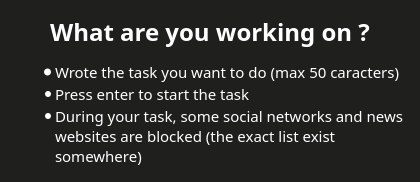
<?xml version="1.0" encoding="UTF-8"?>
<ui version="4.0">
 <class>ProTipsWidget</class>
 <widget class="QWidget" name="ProTipsWidget">
  <property name="geometry">
   <rect>
    <x>0</x>
    <y>0</y>
    <width>420</width>
    <height>182</height>
   </rect>
  </property>
  <property name="sizePolicy">
   <sizepolicy hsizetype="Preferred" vsizetype="Maximum">
    <horstretch>0</horstretch>
    <verstretch>0</verstretch>
   </sizepolicy>
  </property>
  <property name="palette">
   <palette>
    <active>
     <colorrole role="WindowText">
      <brush brushstyle="SolidPattern">
       <color alpha="255">
        <red>255</red>
        <green>255</green>
        <blue>255</blue>
       </color>
      </brush>
     </colorrole>
     <colorrole role="Button">
      <brush brushstyle="SolidPattern">
       <color alpha="255">
        <red>31</red>
        <green>31</green>
        <blue>30</blue>
       </color>
      </brush>
     </colorrole>
     <colorrole role="Light">
      <brush brushstyle="SolidPattern">
       <color alpha="255">
        <red>0</red>
        <green>0</green>
        <blue>0</blue>
       </color>
      </brush>
     </colorrole>
     <colorrole role="Midlight">
      <brush brushstyle="SolidPattern">
       <color alpha="255">
        <red>0</red>
        <green>0</green>
        <blue>0</blue>
       </color>
      </brush>
     </colorrole>
     <colorrole role="Dark">
      <brush brushstyle="SolidPattern">
       <color alpha="255">
        <red>0</red>
        <green>0</green>
        <blue>0</blue>
       </color>
      </brush>
     </colorrole>
     <colorrole role="Mid">
      <brush brushstyle="SolidPattern">
       <color alpha="255">
        <red>0</red>
        <green>0</green>
        <blue>0</blue>
       </color>
      </brush>
     </colorrole>
     <colorrole role="Text">
      <brush brushstyle="SolidPattern">
       <color alpha="255">
        <red>255</red>
        <green>255</green>
        <blue>255</blue>
       </color>
      </brush>
     </colorrole>
     <colorrole role="ButtonText">
      <brush brushstyle="SolidPattern">
       <color alpha="255">
        <red>0</red>
        <green>0</green>
        <blue>0</blue>
       </color>
      </brush>
     </colorrole>
     <colorrole role="Base">
      <brush brushstyle="SolidPattern">
       <color alpha="255">
        <red>31</red>
        <green>31</green>
        <blue>30</blue>
       </color>
      </brush>
     </colorrole>
     <colorrole role="Window">
      <brush brushstyle="SolidPattern">
       <color alpha="255">
        <red>31</red>
        <green>31</green>
        <blue>30</blue>
       </color>
      </brush>
     </colorrole>
     <colorrole role="Shadow">
      <brush brushstyle="SolidPattern">
       <color alpha="255">
        <red>31</red>
        <green>31</green>
        <blue>30</blue>
       </color>
      </brush>
     </colorrole>
     <colorrole role="AlternateBase">
      <brush brushstyle="SolidPattern">
       <color alpha="255">
        <red>31</red>
        <green>31</green>
        <blue>30</blue>
       </color>
      </brush>
     </colorrole>
     <colorrole role="NoRole">
      <brush brushstyle="SolidPattern">
       <color alpha="255">
        <red>31</red>
        <green>31</green>
        <blue>30</blue>
       </color>
      </brush>
     </colorrole>
    </active>
    <inactive>
     <colorrole role="WindowText">
      <brush brushstyle="SolidPattern">
       <color alpha="255">
        <red>255</red>
        <green>255</green>
        <blue>255</blue>
       </color>
      </brush>
     </colorrole>
     <colorrole role="Button">
      <brush brushstyle="SolidPattern">
       <color alpha="255">
        <red>31</red>
        <green>31</green>
        <blue>30</blue>
       </color>
      </brush>
     </colorrole>
     <colorrole role="Light">
      <brush brushstyle="SolidPattern">
       <color alpha="255">
        <red>0</red>
        <green>0</green>
        <blue>0</blue>
       </color>
      </brush>
     </colorrole>
     <colorrole role="Midlight">
      <brush brushstyle="SolidPattern">
       <color alpha="255">
        <red>0</red>
        <green>0</green>
        <blue>0</blue>
       </color>
      </brush>
     </colorrole>
     <colorrole role="Dark">
      <brush brushstyle="SolidPattern">
       <color alpha="255">
        <red>0</red>
        <green>0</green>
        <blue>0</blue>
       </color>
      </brush>
     </colorrole>
     <colorrole role="Mid">
      <brush brushstyle="SolidPattern">
       <color alpha="255">
        <red>0</red>
        <green>0</green>
        <blue>0</blue>
       </color>
      </brush>
     </colorrole>
     <colorrole role="Text">
      <brush brushstyle="SolidPattern">
       <color alpha="255">
        <red>255</red>
        <green>255</green>
        <blue>255</blue>
       </color>
      </brush>
     </colorrole>
     <colorrole role="ButtonText">
      <brush brushstyle="SolidPattern">
       <color alpha="255">
        <red>0</red>
        <green>0</green>
        <blue>0</blue>
       </color>
      </brush>
     </colorrole>
     <colorrole role="Base">
      <brush brushstyle="SolidPattern">
       <color alpha="255">
        <red>31</red>
        <green>31</green>
        <blue>30</blue>
       </color>
      </brush>
     </colorrole>
     <colorrole role="Window">
      <brush brushstyle="SolidPattern">
       <color alpha="255">
        <red>31</red>
        <green>31</green>
        <blue>30</blue>
       </color>
      </brush>
     </colorrole>
     <colorrole role="Shadow">
      <brush brushstyle="SolidPattern">
       <color alpha="255">
        <red>31</red>
        <green>31</green>
        <blue>30</blue>
       </color>
      </brush>
     </colorrole>
     <colorrole role="AlternateBase">
      <brush brushstyle="SolidPattern">
       <color alpha="255">
        <red>31</red>
        <green>31</green>
        <blue>30</blue>
       </color>
      </brush>
     </colorrole>
     <colorrole role="NoRole">
      <brush brushstyle="SolidPattern">
       <color alpha="255">
        <red>31</red>
        <green>31</green>
        <blue>30</blue>
       </color>
      </brush>
     </colorrole>
    </inactive>
    <disabled>
     <colorrole role="WindowText">
      <brush brushstyle="SolidPattern">
       <color alpha="255">
        <red>0</red>
        <green>0</green>
        <blue>0</blue>
       </color>
      </brush>
     </colorrole>
     <colorrole role="Button">
      <brush brushstyle="SolidPattern">
       <color alpha="255">
        <red>31</red>
        <green>31</green>
        <blue>30</blue>
       </color>
      </brush>
     </colorrole>
     <colorrole role="Light">
      <brush brushstyle="SolidPattern">
       <color alpha="255">
        <red>0</red>
        <green>0</green>
        <blue>0</blue>
       </color>
      </brush>
     </colorrole>
     <colorrole role="Midlight">
      <brush brushstyle="SolidPattern">
       <color alpha="255">
        <red>0</red>
        <green>0</green>
        <blue>0</blue>
       </color>
      </brush>
     </colorrole>
     <colorrole role="Dark">
      <brush brushstyle="SolidPattern">
       <color alpha="255">
        <red>0</red>
        <green>0</green>
        <blue>0</blue>
       </color>
      </brush>
     </colorrole>
     <colorrole role="Mid">
      <brush brushstyle="SolidPattern">
       <color alpha="255">
        <red>0</red>
        <green>0</green>
        <blue>0</blue>
       </color>
      </brush>
     </colorrole>
     <colorrole role="Text">
      <brush brushstyle="SolidPattern">
       <color alpha="255">
        <red>0</red>
        <green>0</green>
        <blue>0</blue>
       </color>
      </brush>
     </colorrole>
     <colorrole role="ButtonText">
      <brush brushstyle="SolidPattern">
       <color alpha="255">
        <red>0</red>
        <green>0</green>
        <blue>0</blue>
       </color>
      </brush>
     </colorrole>
     <colorrole role="Base">
      <brush brushstyle="SolidPattern">
       <color alpha="255">
        <red>31</red>
        <green>31</green>
        <blue>30</blue>
       </color>
      </brush>
     </colorrole>
     <colorrole role="Window">
      <brush brushstyle="SolidPattern">
       <color alpha="255">
        <red>31</red>
        <green>31</green>
        <blue>30</blue>
       </color>
      </brush>
     </colorrole>
     <colorrole role="Shadow">
      <brush brushstyle="SolidPattern">
       <color alpha="255">
        <red>31</red>
        <green>31</green>
        <blue>30</blue>
       </color>
      </brush>
     </colorrole>
     <colorrole role="AlternateBase">
      <brush brushstyle="SolidPattern">
       <color alpha="255">
        <red>31</red>
        <green>31</green>
        <blue>30</blue>
       </color>
      </brush>
     </colorrole>
     <colorrole role="NoRole">
      <brush brushstyle="SolidPattern">
       <color alpha="255">
        <red>31</red>
        <green>31</green>
        <blue>30</blue>
       </color>
      </brush>
     </colorrole>
    </disabled>
   </palette>
  </property>
  <property name="font">
   <font>
    <family>Nexa Light</family>
    <pointsize>10</pointsize>
   </font>
  </property>
  <property name="contextMenuPolicy">
   <enum>Qt::NoContextMenu</enum>
  </property>
  <property name="windowTitle">
   <string/>
  </property>
  <property name="windowOpacity">
   <double>0.800000000000000</double>
  </property>
  <property name="styleSheet">
   <string notr="true"/>
  </property>
  <layout class="QVBoxLayout" name="verticalLayout">
   <item>
    <widget class="QTextBrowser" name="textBrowser">
     <property name="sizePolicy">
      <sizepolicy hsizetype="Expanding" vsizetype="Expanding">
       <horstretch>0</horstretch>
       <verstretch>0</verstretch>
      </sizepolicy>
     </property>
     <property name="font">
      <font>
       <family>Nexa Light</family>
       <pointsize>10</pointsize>
      </font>
     </property>
     <property name="acceptDrops">
      <bool>false</bool>
     </property>
     <property name="autoFillBackground">
      <bool>false</bool>
     </property>
     <property name="frameShape">
      <enum>QFrame::NoFrame</enum>
     </property>
     <property name="verticalScrollBarPolicy">
      <enum>Qt::ScrollBarAlwaysOff</enum>
     </property>
     <property name="horizontalScrollBarPolicy">
      <enum>Qt::ScrollBarAlwaysOff</enum>
     </property>
     <property name="autoFormatting">
      <set>QTextEdit::AutoNone</set>
     </property>
     <property name="html">
      <string>&lt;!DOCTYPE HTML PUBLIC &quot;-//W3C//DTD HTML 4.0//EN&quot; &quot;http://www.w3.org/TR/REC-html40/strict.dtd&quot;&gt;
&lt;html&gt;&lt;head&gt;&lt;meta name=&quot;qrichtext&quot; content=&quot;1&quot; /&gt;&lt;style type=&quot;text/css&quot;&gt;
p, li { white-space: pre-wrap; }
&lt;/style&gt;&lt;/head&gt;&lt;body style=&quot; font-family:'Nexa Light'; font-size:10pt; font-weight:400; font-style:normal;&quot;&gt;
&lt;p align=&quot;center&quot; style=&quot; margin-top:18px; margin-bottom:12px; margin-left:0px; margin-right:0px; -qt-block-indent:0; text-indent:0px;&quot;&gt;&lt;span style=&quot; font-family:'Nexa'; font-size:18pt; font-weight:600;&quot;&gt;What are you working on ?&lt;/span&gt;&lt;/p&gt;
&lt;ul style=&quot;margin-top: 0px; margin-bottom: 0px; margin-left: 0px; margin-right: 0px; -qt-list-indent: 1;&quot;&gt;&lt;li style=&quot; font-family:'Nexa'; font-size:12pt;&quot; style=&quot; margin-top:12px; margin-bottom:0px; margin-left:0px; margin-right:0px; -qt-block-indent:0; text-indent:0px;&quot;&gt;&lt;span style=&quot; font-size:11pt;&quot;&gt;Wrote the task you want to do (max 50 caracters)&lt;/span&gt;&lt;/li&gt;
&lt;li style=&quot; font-family:'Nexa'; font-size:11pt;&quot; style=&quot; margin-top:0px; margin-bottom:0px; margin-left:0px; margin-right:0px; -qt-block-indent:0; text-indent:0px;&quot;&gt;Press enter to start the task&lt;/li&gt;
&lt;li style=&quot; font-family:'Nexa'; font-size:11pt;&quot; style=&quot; margin-top:0px; margin-bottom:0px; margin-left:0px; margin-right:0px; -qt-block-indent:0; text-indent:0px;&quot;&gt;During your task, some social networks and news websites are blocked (the exact list exist somewhere)&lt;/li&gt;&lt;/ul&gt;&lt;/body&gt;&lt;/html&gt;</string>
     </property>
     <property name="acceptRichText">
      <bool>false</bool>
     </property>
     <property name="textInteractionFlags">
      <set>Qt::NoTextInteraction</set>
     </property>
    </widget>
   </item>
  </layout>
 </widget>
 <resources/>
 <connections/>
</ui>
